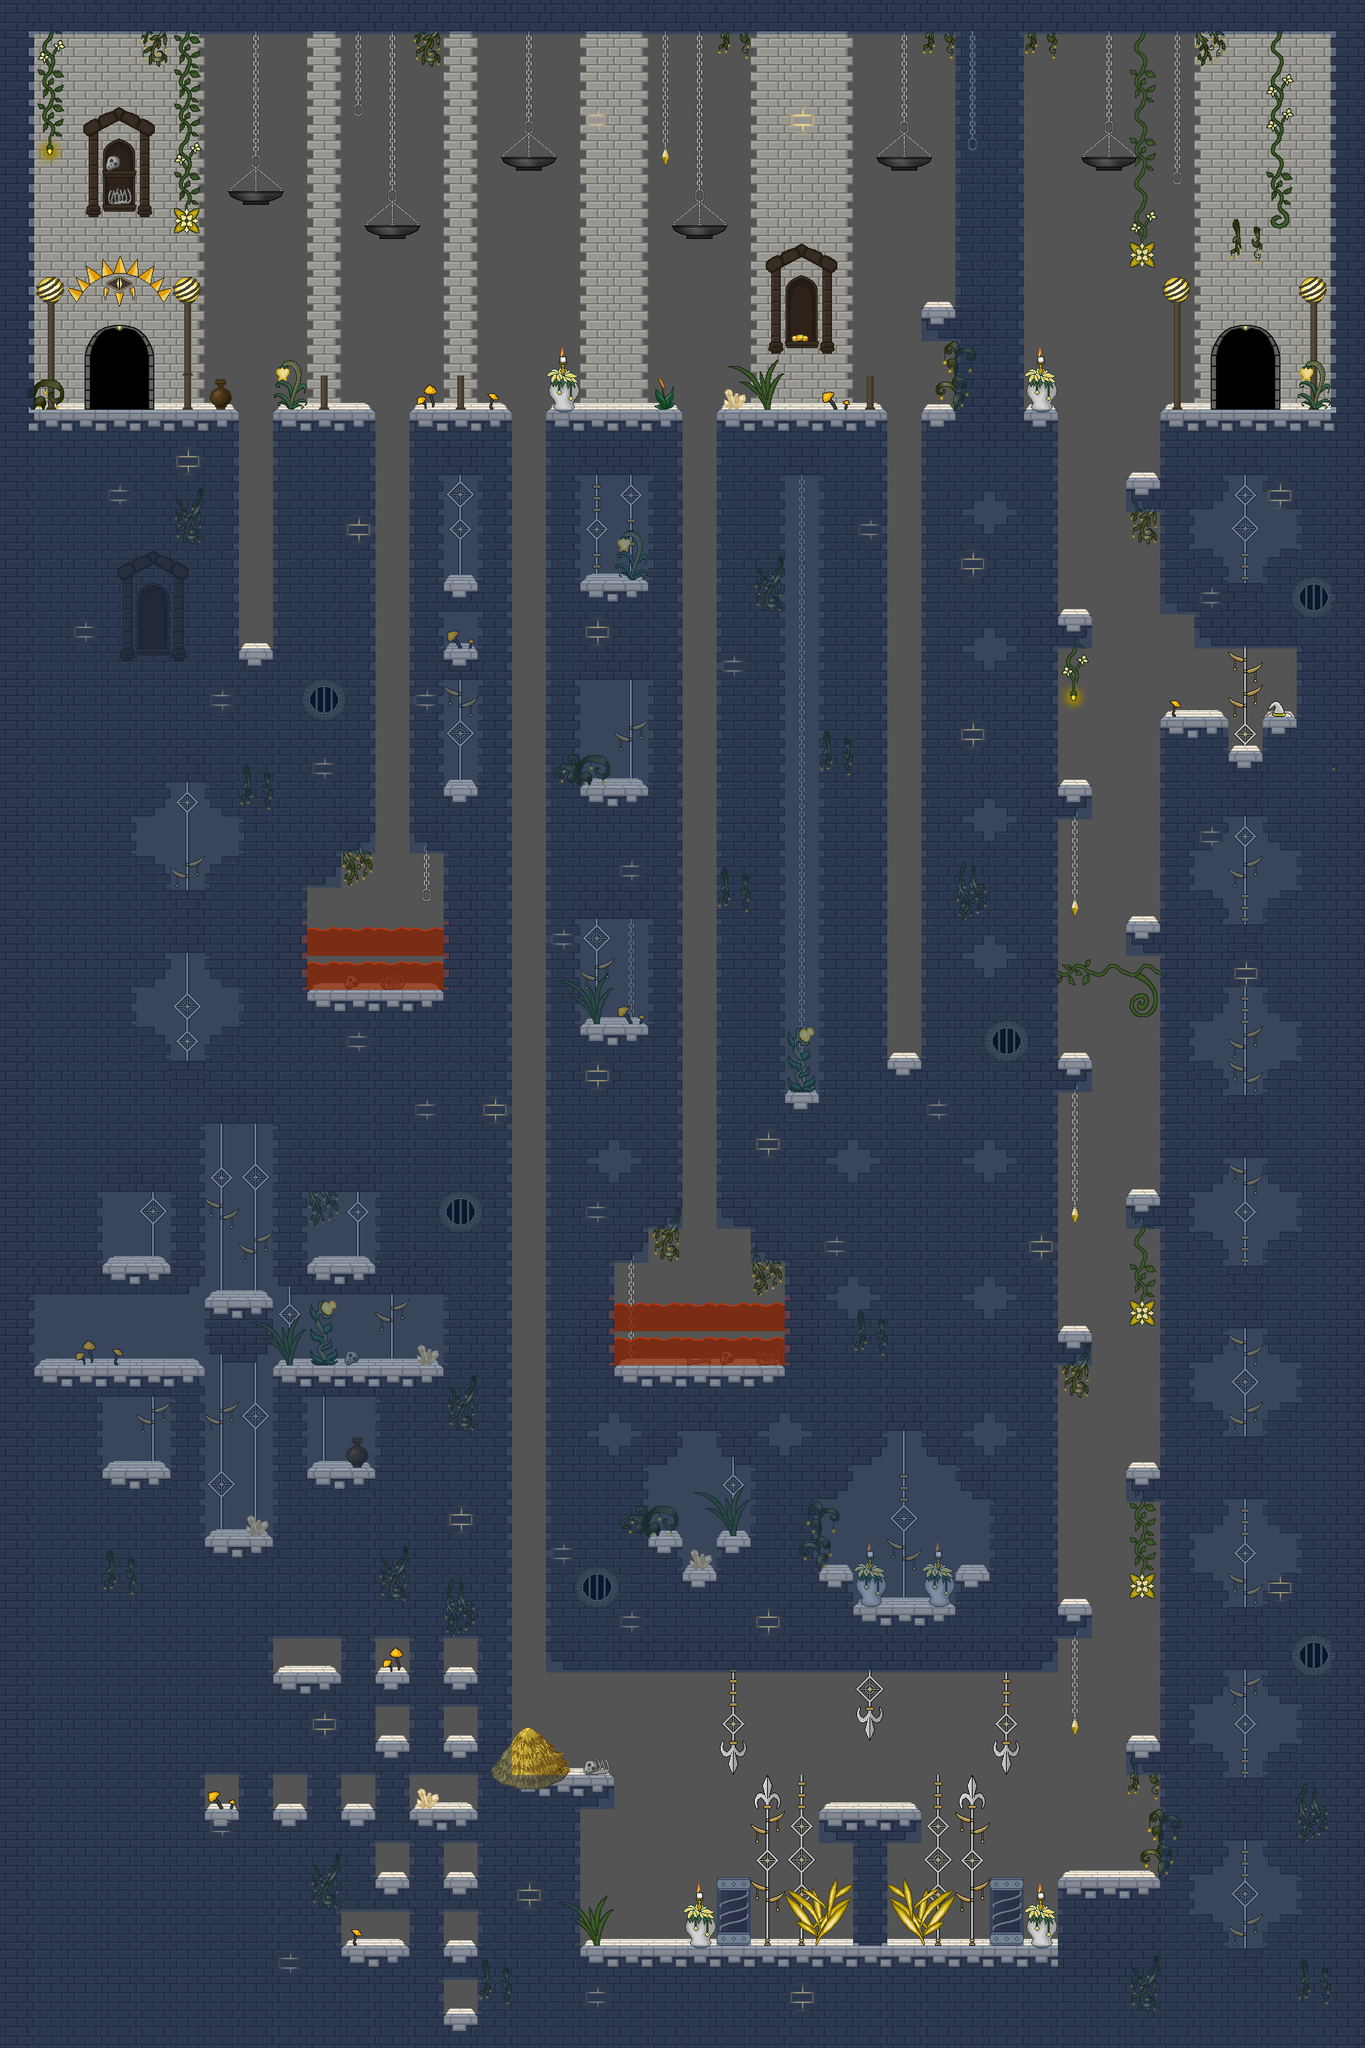

A level layout from a 2D game, rendered from its tile map. Below: a short description, then the map file with tile-grid data replaced by summaries:
An orthogonal 40x60 tile map with 50x50 px tiles, 9 tile layers (BG 1, BG 2, BG 3, BG 4, ...), 4 tilesets and 45 objects.

<map version="1.2" tiledversion="1.2.5" orientation="orthogonal" renderorder="right-down" width="40" height="60" tilewidth="50" tileheight="50" infinite="0" backgroundcolor="#545454" nextlayerid="13" nextobjectid="192">
 <properties>
  <property name="backgroundlayers" value="-1.0,res/level/yashapuzzle/layer_cleric.png,2.0,res/level/yashapuzzle/layer_2.png" />
  <property name="dimming" value="0.4" />
  <property name="musicpath" value="res/music/clerics_theme.ogg" />
  <property name="tilesetpath" value="res/level/yashapuzzle/tileset_level_yashapuzzle_cleric.png" />
 </properties>
 <tileset firstgid="1" name="tileset_level_yashapuzzle_cleric" tilewidth="50" tileheight="50" spacing="2" margin="1" tilecount="784" columns="28">
  <image source="tileset_level_yashapuzzle_cleric.png" width="1500" height="1500" />
  <tile id="69">
   <objectgroup draworder="index" />
  </tile>
  <tile id="70">
   <objectgroup draworder="index" />
  </tile>
  <tile id="71">
   <properties>
    <property name="light" value="40,30,100,150,0.5" />
   </properties>
   <objectgroup draworder="index" />
   <animation>
    <frame tileid="71" duration="100" />
    <frame tileid="99" duration="100" />
    <frame tileid="127" duration="100" />
   </animation>
  </tile>
  <tile id="127">
   <properties>
    <property name="light" value="25,25,100,150,0.8" />
   </properties>
   <objectgroup draworder="index" />
  </tile>
  <tile id="132">
   <properties>
    <property name="light" value="25,15,150,100,1.0" />
   </properties>
   <objectgroup draworder="index" />
  </tile>
  <tile id="168">
   <properties>
    <property name="light" value="25,25,150,150,0.6" />
   </properties>
   <objectgroup draworder="index" />
  </tile>
  <tile id="177">
   <properties>
    <property name="light" value="25,25,100,100,0.5" />
   </properties>
   <objectgroup draworder="index" />
  </tile>
  <tile id="178">
   <properties>
    <property name="light" value="25,25,100,100,0.2" />
   </properties>
   <objectgroup draworder="index" />
  </tile>
  <tile id="229">
   <properties>
    <property name="light" value="25,25,100,100,0.3" />
   </properties>
   <objectgroup draworder="index" />
  </tile>
  <tile id="261">
   <properties>
    <property name="light" value="25,25,150,150,0.8" />
   </properties>
   <objectgroup draworder="index" />
  </tile>
  <tile id="300">
   <properties>
    <property name="light" value="25,30,100,150,1.0" />
   </properties>
   <objectgroup draworder="index" />
  </tile>
  <tile id="374">
   <properties>
    <property name="light" value="25,30,50,70,1.0" />
   </properties>
   <objectgroup draworder="index" />
  </tile>
  <tile id="377">
   <properties>
    <property name="light" value="50,25,100,100,0.4" />
   </properties>
   <objectgroup draworder="index" />
  </tile>
  <tile id="535">
   <properties>
    <property name="light" value="35,35,100,100,0.5" />
   </properties>
   <objectgroup draworder="index" />
  </tile>
  <tile id="536">
   <properties>
    <property name="light" value="30,30,100,100,0.5" />
   </properties>
   <objectgroup draworder="index" />
  </tile>
  <tile id="538">
   <properties>
    <property name="light" value="30,30,100,100,0.9" />
   </properties>
   <objectgroup draworder="index" />
  </tile>
  <tile id="567">
   <properties>
    <property name="light" value="20,30,100,100,0.9" />
   </properties>
   <objectgroup draworder="index" />
  </tile>
  <tile id="590">
   <properties>
    <property name="light" value="25,20,60,70,0.5" />
   </properties>
   <objectgroup draworder="index" />
  </tile>
  <tile id="594">
   <properties>
    <property name="light" value="30,20,150,150,0.9" />
   </properties>
   <objectgroup draworder="index" />
  </tile>
  <tile id="595">
   <properties>
    <property name="light" value="20,45,100,150,0.9" />
   </properties>
   <objectgroup draworder="index" />
  </tile>
  <tile id="596">
   <properties>
    <property name="light" value="15,40,100,100,0.9" />
   </properties>
   <objectgroup draworder="index" />
  </tile>
  <tile id="636">
   <properties>
    <property name="light" value="5,35,100,100,0.5" />
   </properties>
   <objectgroup draworder="index" />
  </tile>
  <tile id="637">
   <properties>
    <property name="light" value="35,35,100,100,0.5" />
   </properties>
   <objectgroup draworder="index" />
  </tile>
  <tile id="690">
   <properties>
    <property name="light" value="50,20,60,70,0.5" />
   </properties>
   <objectgroup draworder="index" />
  </tile>
 </tileset>
 <tileset firstgid="785" name="tileset_level_dynamic_tiles" tilewidth="50" tileheight="50" spacing="2" margin="1" tilecount="560" columns="40">
  <image source="../../convenience/tilesets/tileset_level_dynamic_tiles.png" width="2080" height="728" />
 </tileset>
 <tileset firstgid="1345" name="tileset_enemies" tilewidth="50" tileheight="50" spacing="2" margin="1" tilecount="50" columns="5">
  <image source="../../convenience/tilesets/tileset_enemies.png" width="260" height="520" />
 </tileset>
 <tileset firstgid="1395" name="spritesheet_levelitems" tilewidth="50" tileheight="50" tilecount="576" columns="24">
  <image source="../../convenience/tilesets/spritesheet_levelitems.png" width="1200" height="1200" />
  <tile id="0">
   <properties>
    <property name="id" value="fo_caveberry" />
   </properties>
  </tile>
  <tile id="1">
   <properties>
    <property name="id" value="mi_goldengoblet" />
   </properties>
  </tile>
  <tile id="2">
   <properties>
    <property name="id" value="go_onecoin" />
   </properties>
  </tile>
  <tile id="3">
   <properties>
    <property name="id" value="sp_fear" />
   </properties>
  </tile>
  <tile id="6">
   <properties>
    <property name="id" value="mi_candleholder" />
   </properties>
  </tile>
  <tile id="25">
   <properties>
    <property name="id" value="fo_healingherb" />
   </properties>
  </tile>
  <tile id="26">
   <properties>
    <property name="id" value="fo_glowingshroom" />
   </properties>
  </tile>
  <tile id="27">
   <properties>
    <property name="id" value="go_threecoins" />
   </properties>
  </tile>
  <tile id="28">
   <properties>
    <property name="id" value="fo_water" />
   </properties>
  </tile>
  <tile id="34">
   <properties>
    <property name="id" value="mi_ironore" />
   </properties>
  </tile>
  <tile id="50">
   <properties>
    <property name="id" value="fo_lesserhealingpotion" />
   </properties>
  </tile>
  <tile id="56">
   <properties>
    <property name="id" value="co_smallpouch" />
   </properties>
  </tile>
  <tile id="58">
   <properties>
    <property name="id" value="eq_aquamarinering" />
   </properties>
  </tile>
  <tile id="72">
   <properties>
    <property name="id" value="fo_apple" />
   </properties>
  </tile>
  <tile id="73">
   <properties>
    <property name="id" value="mi_silverplate" />
   </properties>
  </tile>
  <tile id="120">
   <properties>
    <property name="id" value="fo_mediumhealingpotion" />
   </properties>
  </tile>
  <tile id="128">
   <properties>
    <property name="id" value="qe_brokenstaff2" />
   </properties>
  </tile>
  <tile id="129">
   <properties>
    <property name="id" value="fo_wine" />
   </properties>
  </tile>
  <tile id="146">
   <properties>
    <property name="id" value="eq_wizardhatlight" />
   </properties>
   <objectgroup draworder="index" />
  </tile>
 </tileset>
 <layer id="1" name="BG 1" width="40" height="60" opacity="0.9">
  <data>[2400 cells, 1779 non-empty, 53 distinct tile ids]</data>
 </layer>
 <layer id="2" name="BG 2" width="40" height="60">
  <data>[2400 cells, 398 non-empty, 50 distinct tile ids]</data>
 </layer>
 <layer id="3" name="BG 3" width="40" height="60">
  <data>[2400 cells, 242 non-empty, 44 distinct tile ids]</data>
 </layer>
 <layer id="4" name="BG 4" width="40" height="60">
  <data>[2400 cells, 60 non-empty, 31 distinct tile ids]</data>
 </layer>
 <layer id="5" name="item" width="40" height="60">
  <data>[2400 cells, 3 non-empty, 3 distinct tile ids]</data>
 </layer>
 <layer id="6" name="fluid" width="40" height="60">
  <data>[2400 cells, 18 non-empty, 1 distinct tile ids]</data>
 </layer>
 <layer id="7" name="LFG 1" width="40" height="60">
  <data>[2400 cells, 224 non-empty, 27 distinct tile ids]</data>
 </layer>
 <layer id="8" name="LFG 2" width="40" height="60">
  <data>[2400 cells, 58 non-empty, 4 distinct tile ids]</data>
 </layer>
 <layer id="9" name="collidable" width="40" height="60">
  <data>[2400 cells, 1619 non-empty, 1 distinct tile ids]</data>
 </layer>
 <objectgroup id="10" name="dynamic">
  <object id="144" gid="813" x="1250" y="2625" width="50" height="50">
   <properties>
    <property name="spellid" value="20" />
   </properties>
  </object>
  <object id="147" gid="891" x="750" y="1650" width="50" height="50">
   <properties>
    <property name="divine" value="" />
   </properties>
  </object>
  <object id="148" gid="891" x="750" y="1200" width="50" height="50">
   <properties>
    <property name="divine" value="" />
   </properties>
  </object>
  <object id="149" gid="790" x="350" y="950" width="50" height="50" />
  <object id="150" gid="1043" x="450" y="575" width="50" height="50">
   <properties>
    <property name="text" value="FaithShatter" />
   </properties>
  </object>
  <object id="151" gid="1083" x="250" y="575" width="50" height="50">
   <properties>
    <property name="text" value="NeedShield" />
   </properties>
  </object>
  <object id="152" gid="883" x="650" y="575" width="50" height="50">
   <properties>
    <property name="text" value="RiseAgain" />
   </properties>
  </object>
  <object id="153" gid="804" x="550" y="350" width="50" height="50">
   <properties>
    <property name="color" value="red" />
   </properties>
  </object>
  <object id="154" gid="804" x="350" y="300" width="50" height="50">
   <properties>
    <property name="color" value="blue" />
   </properties>
  </object>
  <object id="155" gid="804" x="1000" y="350" width="50" height="50">
   <properties>
    <property name="color" value="red" />
   </properties>
  </object>
  <object id="156" gid="804" x="750" y="250" width="50" height="50">
   <properties>
    <property name="color" value="yellow" />
   </properties>
  </object>
  <object id="157" gid="804" x="1300" y="250" width="50" height="50">
   <properties>
    <property name="color" value="blue" />
   </properties>
  </object>
  <object id="158" gid="804" x="1600" y="250" width="50" height="50">
   <properties>
    <property name="color" value="yellow" />
   </properties>
  </object>
  <object id="159" gid="806" x="1550" y="650" width="50" height="50" />
  <object id="160" gid="846" x="1600" y="650" width="50" height="50" />
  <object id="161" gid="886" x="1650" y="650" width="50" height="50" />
  <object id="162" gid="844" x="50" y="450" width="50" height="50">
   <properties>
    <property name="color" value="yellow" />
    <property name="layer" value="bg" />
   </properties>
  </object>
  <object id="163" gid="844" x="250" y="450" width="50" height="50">
   <properties>
    <property name="color" value="yellow" />
    <property name="layer" value="bg" />
   </properties>
  </object>
  <object id="164" gid="844" x="1700" y="450" width="50" height="50">
   <properties>
    <property name="color" value="yellow" />
    <property name="layer" value="bg" />
   </properties>
  </object>
  <object id="165" gid="844" x="1900" y="450" width="50" height="50">
   <properties>
    <property name="color" value="yellow" />
    <property name="layer" value="bg" />
   </properties>
  </object>
  <object id="166" gid="891" x="350" y="450" width="50" height="50">
   <properties>
    <property name="divine" value="" />
   </properties>
  </object>
  <object id="168" gid="812" x="1150" y="2600" width="50" height="50" />
  <object id="169" gid="812" x="1350" y="2600" width="50" height="50" />
  <object id="170" gid="891" x="550" y="550" width="50" height="50">
   <properties>
    <property name="divine" value="" />
   </properties>
  </object>
  <object id="171" gid="891" x="750" y="762.5" width="50" height="50">
   <properties>
    <property name="divine" value="" />
   </properties>
  </object>
  <object id="172" gid="891" x="1000" y="550" width="50" height="50">
   <properties>
    <property name="divine" value="" />
   </properties>
  </object>
  <object id="173" gid="891" x="1300" y="450" width="50" height="50">
   <properties>
    <property name="divine" value="" />
   </properties>
  </object>
  <object id="176" gid="790" x="1300" y="1550" width="50" height="50" />
  <object id="177" gid="884" x="650" y="1800" width="50" height="50">
   <properties>
    <property name="color" value="red" />
    <property name="layer" value="bg" />
   </properties>
  </object>
  <object id="178" gid="884" x="850" y="2350" width="50" height="50">
   <properties>
    <property name="color" value="red" />
    <property name="layer" value="bg" />
   </properties>
  </object>
  <object id="179" gid="884" x="1900" y="2450" width="50" height="50">
   <properties>
    <property name="color" value="red" />
    <property name="layer" value="bg" />
   </properties>
  </object>
  <object id="180" gid="884" x="1900" y="900" width="50" height="50">
   <properties>
    <property name="color" value="red" />
    <property name="layer" value="bg" />
   </properties>
  </object>
  <object id="181" gid="884" x="1450" y="1550" width="50" height="50">
   <properties>
    <property name="color" value="red" />
    <property name="layer" value="bg" />
   </properties>
  </object>
  <object id="182" gid="884" x="450" y="1050" width="50" height="50">
   <properties>
    <property name="color" value="red" />
    <property name="layer" value="bg" />
   </properties>
  </object>
  <object id="183" gid="844" x="950" y="250" width="50" height="50">
   <properties>
    <property name="color" value="yellow" />
   </properties>
  </object>
  <object id="184" gid="844" x="1550" y="2550" width="50" height="50">
   <properties>
    <property name="color" value="red" />
   </properties>
  </object>
  <object id="185" gid="844" x="1550" y="1800" width="50" height="50">
   <properties>
    <property name="color" value="red" />
   </properties>
  </object>
  <object id="186" gid="844" x="1550" y="1350" width="50" height="50">
   <properties>
    <property name="color" value="red" />
   </properties>
  </object>
  <object id="188" gid="891" x="750" y="2150" width="50" height="50">
   <properties>
    <property name="divine" value="" />
   </properties>
  </object>
  <object id="189" gid="1083" x="1250" y="575" width="50" height="50">
   <properties>
    <property name="text" value="NeedDivine" />
   </properties>
  </object>
  <object id="190" gid="868" x="875" y="400" width="50" height="50">
   <properties>
    <property name="color" value="yellow" />
   </properties>
  </object>
  <object id="191" gid="868" x="1425" y="400" width="50" height="50">
   <properties>
    <property name="color" value="yellow" />
   </properties>
  </object>
 </objectgroup>
 <objectgroup id="11" name="enemy" />
 <objectgroup id="12" name="trigger">
  <object id="3" x="1800" y="500" width="50" height="100">
   <properties>
    <property name="keyguarded" value="" />
    <property name="map entry" value="res/map/highland/highland.tmx,490,1740" />
    <property name="persistent" value="" />
   </properties>
  </object>
  <object id="72" x="150" y="500" width="50" height="100">
   <properties>
    <property name="keyguarded" value="" />
    <property name="map entry" value="res/map/yashasanctuary/yashasanctuary.tmx,415,300" />
    <property name="persistent" value="" />
   </properties>
  </object>
  <object id="187" x="1250" y="2575" width="50" height="50">
   <properties>
    <property name="condition progress" value="default,yashapuzzle" />
    <property name="questcondition progress" value="yasha_cleric,leap_of_faith" />
   </properties>
  </object>
 </objectgroup>
</map>
